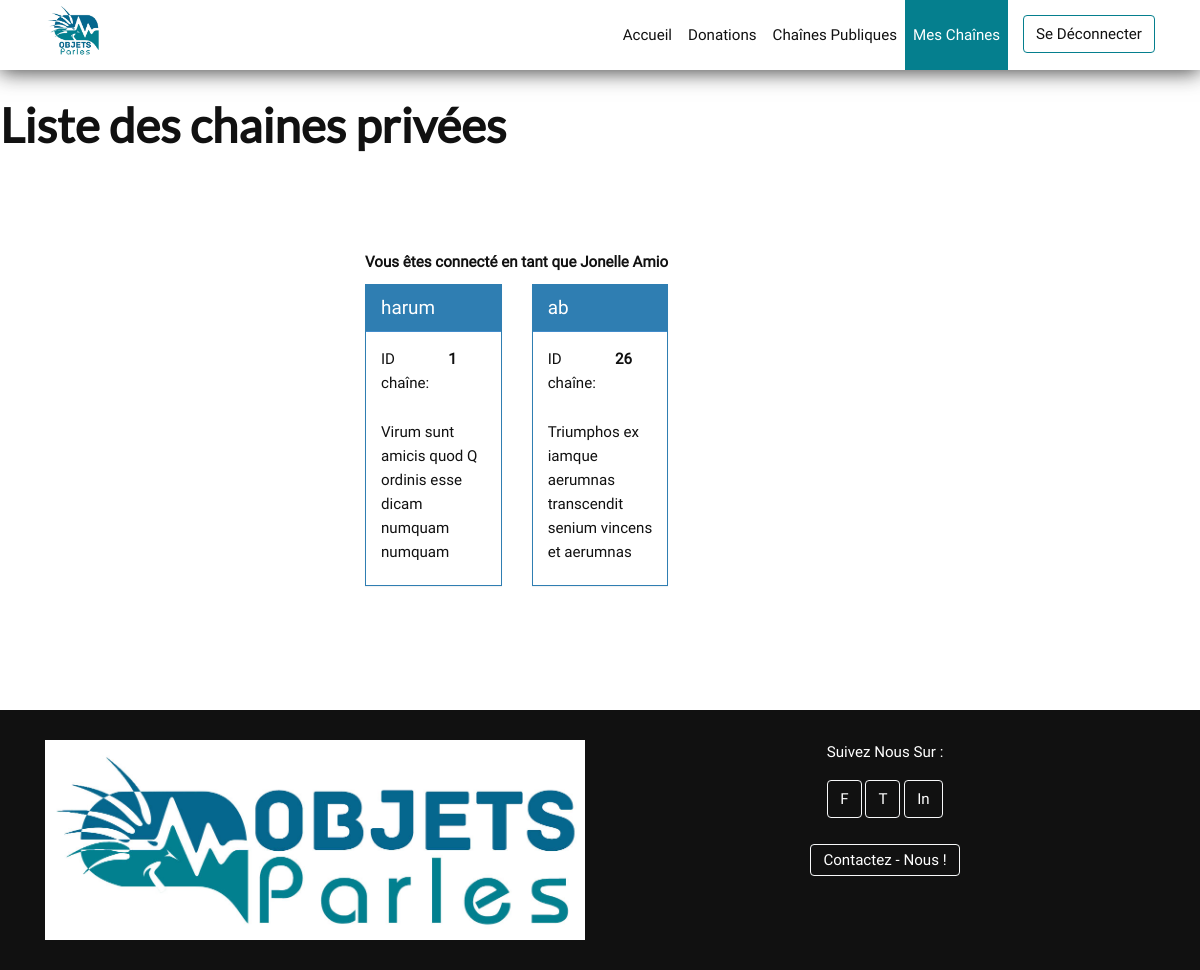
The page /index.php/mes-chaines (signed in) on the database its author committed.
### tables this page shows
CREATE TABLE `channel` (
  `idchannel` int(11) NOT NULL,
  `name` varchar(45) NOT NULL,
  `public` tinyint(1) NOT NULL,
  `comments` varchar(255) DEFAULT NULL
);

### controllers.php (called while the page is built, shortened)
<?php
    function mesChaines_action($liensDuSite, $uri, $uriDestination)
    {
        $chaines = get_mes_chaines();
        require 'view/mes-chaines.php';
    }
?>

### model.php (called while the page is built, shortened)
<?php
    function open_database_connection()
    {
        $link = new mysqli( 'localhost', 'root', '', 'objetsparles' ) or die("impossible de se connecter à la bdd");
        if ($link->errno) {
            echo "Echec de link n°{$link->errno} : {$link->error}";
            return null;
        }
        else
            return $link;
    }
    function get_mes_chaines()
    {
        $link = open_database_connection();
        $chaines = array();
        $resultall = mysqli_query($link,'SELECT `channel`.`idchannel`, `channel`.`name`, `channel`.`comments`
                                        FROM `channel`
                                        INNER JOIN `userchannel` ON `channel`.`idchannel` = `userchannel`.`idchannel`
                                        WHERE `userchannel`.`iduser` = \''.$_SESSION["user"]["id"].'\'');
        if (mysqli_num_rows($resultall) > 0) {
            while ($row = mysqli_fetch_assoc($resultall)) {
                $chaines[] = $row;
            }
        }
        return $chaines;
    }

### view/mes-chaines.php (the view, shortened to what this page needs)
<header class="login_form">
    <?php require "menu.php"; ?>
    <h1>Liste des chaines privées</h1>
</header>
<main class="login_form" id="page_content">
    <div id="wrap">
        <div class="container">
            <?php
                echo "<b>Vous êtes connecté en tant que ". $_SESSION['user']['fullName'] ."</b>";
                if (!array_filter($chaines)) {
                    echo "<p>Vous n'avez pas de chaines, veuillez appeler les administrateurs pour en créer un</p>";
                } else {
            ?>
            <div class="row">
                    <?php foreach($chaines as $chaine ) : ?>
                    <div class="col-md-4">
                        <div class="panel panel-primary">
                            <div class="panel-heading ellipsis">
                                <a href="<?php echo '?id='.$chaine['idchannel']; ?>">
                                    <?php echo $chaine['name']; ?>
                                </a>
                            </div>
                            <div class="panel-body">
                                <div class="row">
                                    <div class="channel_id">ID chaîne:</div>
                                    <div class="channel_id">
                                        <b><?php echo $chaine['idchannel']; ?></b>
                                    </div>
                                </div>
                                <p class="public_channel_description"><?php echo $chaine['comments']; ?></p>
                            </div>
                        </div>
                    </div>
                    <?php endforeach ?>
                </div>
            </div>
        </div>
</main>
<?php
    }
    include 'layout.php';
?>

### css/main.css (style rules this page uses)
body:not(.page-accueil) { padding-top: 100px; }
header.login_form { color: #fff; }
main.login_form { margin-top: 100px; margin-bottom: 100px; max-width: 500px; }
.login_form { text-align: left; margin: 0 auto; }
#wrap { min-height: 100%; height: auto; margin: 0 auto -56px; padding: 0 0 60px; }
@media (min-width: 768px) { .channel_id { width: 50%; float: left; } }
.channel_id { width: 50%; float: left; position: relative; min-height: 1px; padding-right: 15px; padding-left: 15px; }
.public_channel_description { height: 140px; overflow: hidden; margin: 25px 0 10px; }
.panel-heading { padding: 10px 15px; border-bottom: 1px solid transparent; border-top-right-radius: 3px; border-top-left-radius: 3px; }
.panel-heading>a { color: white; font-size: 20px; line-height: 25px; text-align: left; background: 0 0; }
.panel { margin-bottom: 20px; background-color: white; border: 1px solid transparent; border-radius: 4px; -webkit-box-shadow: 0 1px 1px rgba(0, 0, 0, .05); box-shadow: 0 1px 1px rgba(0, 0, 0, .05); }
.panel-primary { border-color: #2F7EB2; -webkit-border-radius: 0; -moz-border-radius: 0; border-radius: 0; margin-top: 10px; }
.panel-primary>.panel-heading { color: #fff; border-color: #428bca; background-color: #2F7EB2; -webkit-border-radius: 0; -moz-border-radius: 0; border-radius: 0; }
.ellipsis { overflow: hidden; text-overflow: ellipsis; white-space: nowrap; word-wrap: break-word; }
.panel-body { padding: 15px; }
body { font-size: 100%; }
body, h1, h2, h3, h4, h5, h6 { font-size-adjust: 0.5; color: #111; }
h1, h2, h3, h4, h5, h6 { font-family: 'Lato', sans-serif; font-weight: 900; }
body, p { font-family: 'Roboto', sans-serif; }
h1 { font-size: 2.998em; line-height: 1.25; }
@media (min-width: 43.75em) { h1 { font-size: 2.5em; line-height: 1.125; } }
@media (min-width: 56.25em) { h1 { font-size: 3em; line-height: 1.05; } }
html { color: #222; font-size: 1em; line-height: 1.4; }

### rows shown on the page
channel: name "harum", idchannel "1", comments "Virum sunt amicis quod Q ordinis esse dicam numquam numquam…"
channel: name "ab", idchannel "26", comments "Triumphos ex iamque aerumnas transcendit senium vincens et aerumnas…"

### other values the page prints
$_SESSION['user']['fullName'] "Jonelle Amio"
